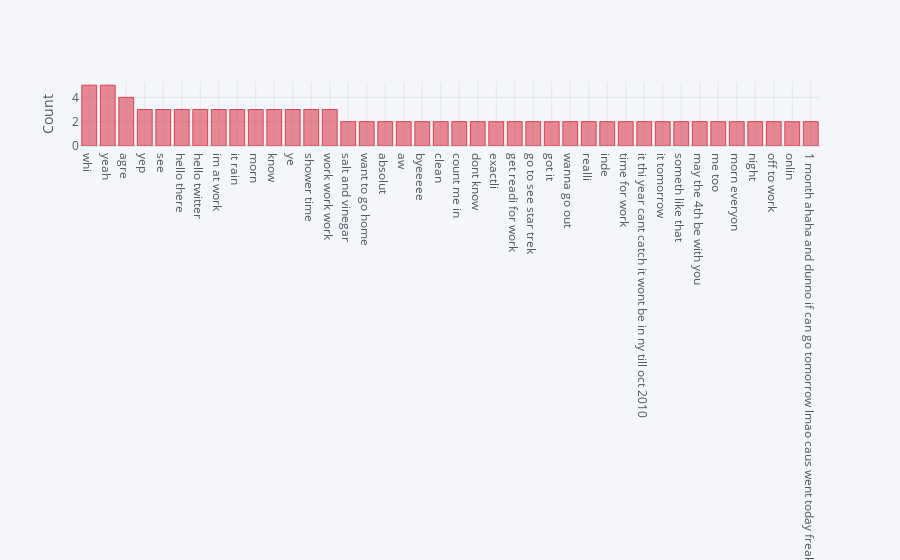

Notebook cell for this chart:
### Code cell
import cufflinks as cf
cf.go_offline()
cf.set_config_file(offline=False, world_readable=True)

fdist_neu = FreqDist(neu_train['text_stem'])
top_neu = fdist_neu.most_common(40)


df1 = pd.DataFrame(top_neu, columns = ['Text' , 'count'])
df1.groupby('Text').sum()['count'].sort_values(ascending=False).iplot(kind='bar', yTitle='Count', color='red')

### Figure 1 — Plotly figure (JSON) as saved in the notebook; plotly's stock layout.template omitted (floating-point values rounded to 4 significant figures)
{"data": [{"marker": {"color": "rgba(219, 64, 82, 0.6)", "line": {"color": "rgba(219, 64, 82, 1.0)", "width": 1}}, "name": "count", "orientation": "v", "text": "", "type": "bar", "x": ["whi", "yeah", "agre", "yep", "see", "hello there", "hello twitter", "im at work", "it rain", "morn", "know", "ye", "shower time", "work work work", "salt and vinegar", "want to go home", "absolut", "aw", "byeeeee", "clean", "count me in", "dont know", "exactli", "get readi for work", "go to see star trek", "got it", "wanna go out", "realli", "inde", "time for work", "it thi year cant catch it wont be in ny till oct 2010", "it tomorrow", "someth like that", "may the 4th be with you", "me too", "morn everyon", "night", "off to work", "onlin", "1 month ahaha and dunno if can go tomorrow lmao caus went today freakin filipino parent aha"], "y": [5, 5, 4, 3, 3, 3, 3, 3, 3, 3, 3, 3, 3, 3, 2, 2, 2, 2, 2, 2, 2, 2, 2, 2, 2, 2, 2, 2, 2, 2, 2, 2, 2, 2, 2, 2, 2, 2, 2, 2]}], "layout": {"legend": {"bgcolor": "#F5F6F9", "font": {"color": "#4D5663"}}, "paper_bgcolor": "#F5F6F9", "plot_bgcolor": "#F5F6F9", "title": {"font": {"color": "#4D5663"}}, "xaxis": {"gridcolor": "#E1E5ED", "showgrid": true, "tickfont": {"color": "#4D5663"}, "title": {"font": {"color": "#4D5663"}, "text": ""}, "zerolinecolor": "#E1E5ED"}, "yaxis": {"gridcolor": "#E1E5ED", "showgrid": true, "tickfont": {"color": "#4D5663"}, "title": {"font": {"color": "#4D5663"}, "text": "Count"}, "zerolinecolor": "#E1E5ED"}}}
